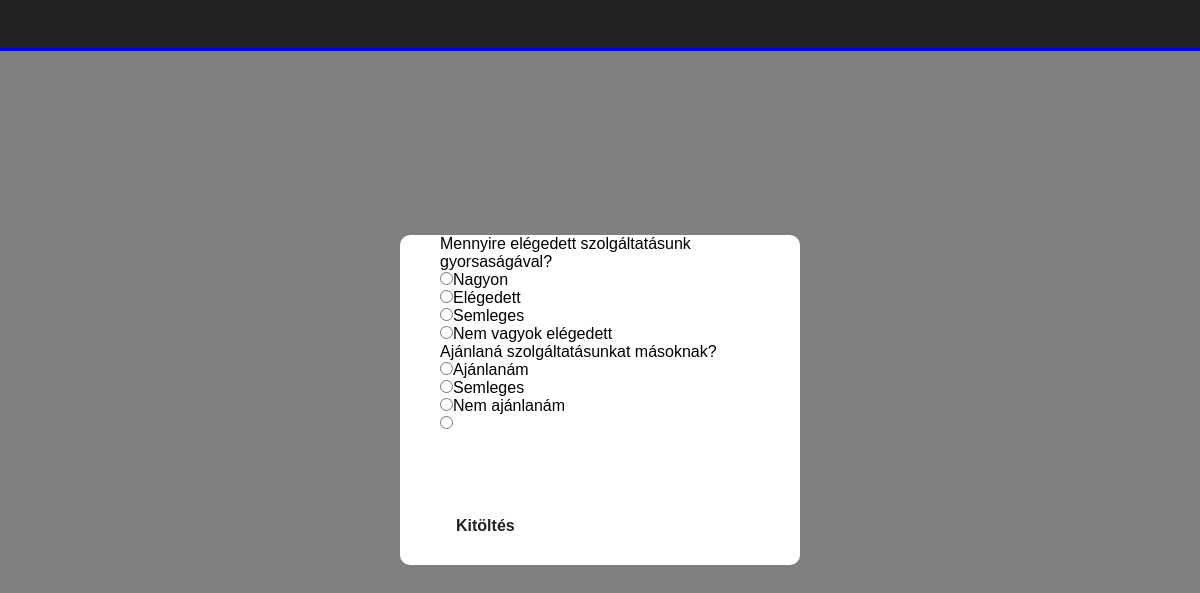
The app's page /index.php?start=63 with its own data.
### tables this page shows
CREATE TABLE `question` (
  `id` int(11) NOT NULL,
  `quiz_id` int(11) NOT NULL,
  `quiz_name` varchar(255) NOT NULL,
  `question_id` int(11) NOT NULL,
  `question` varchar(255) NOT NULL
);

CREATE TABLE `q_answers` (
  `aid` int(11) NOT NULL,
  `qid` int(11) NOT NULL,
  `answer` varchar(255) NOT NULL,
  `correct` varchar(255) NOT NULL
);

### index.php (the view, shortened to what this page needs)
<?php
require 'connect.php';
?>
<?php
$quiz = $_GET['start'];
$result = $con->query("SELECT * FROM question WHERE quiz_id = $quiz");
?>
<!DOCTYPE html>
<html>
    <head>
        <link rel="stylesheet" type="text/css" href="index.css">
    </head>
    <body>
    <nav>
       <div class="container">
       <div class="menu">
			<a href=""></a>
			<a href=""></a>
        </div>
       </div>
    </nav>
    <div class="box">
    <form method="POST" action="index.php">
            <div class="radioBox">
            <?php while($row = mysqli_fetch_array($result)) { ?>
                <label><?php echo $row['question']; ?> </label>
                <br>
                <?php $qid = $row['question_id'];?>
                    <?php
                    $result2 = $con->query("SELECT * FROM q_answers WHERE qid = $qid");
                    while($row2 = mysqli_fetch_array($result2)) { ?>
                    <div>
                    <input type="radio" name="answer[<?php echo $row2['qid']; ?>]"
                    value="<?php echo $row2['answer']; ?>" require><?php echo $row2['answer']; ?> <br>
                    </div>
                <?php } ?>
            <?php
            }
            ?>
            </div>
            <div class="inputBox">
            <div>
            <br>
            <a href="final.php" name="save" class="btnup">Kitöltés</a>
            <br>
        </form>
    </div>
    </body>
</html>

### index.css (style rules this page uses)
:root { --primary: #0000FF; --light: #EEEEEE; --dark: #212121; }
* { margin: 0; padding: 0; box-sizing: border-box; font-family: 'Poppins', sans-serif; }
body { margin: 0; padding: 0; font-family: montserrat; background: gray; height: 100vh; overflow: hidden; }
.container { max-width: 1280px; margin: 0 auto; display: flex; align-items: center; justify-content: space-between; }
nav { position: fixed; top: 0; left: 0; right: 0; z-index: 99; background-color: var(--dark); padding: 16px 32px; border-bottom: 3px solid var(--primary); }
nav a { color: #FFF; margin: 0 16px; font-weight: 600; text-decoration: none; transition: 0.4s; padding: 8px 16px; border-radius: 99px; }
.menu { display: none; flex: 1 1 0%; justify-content: flex-end; margin: 0 -16px; }
@media (min-width: 768px) { .menu { display: flex; } }
.box { position: absolute; top: 50%; left: 50%; transform: translate(-50%, -50%); width: 400px; background: white; border-radius: 10px; }
.box form { padding: 0 40px; box-sizing: border-box; }
form .inputBox { position: relative; margin: 30px 0; }
a { width: 100%; color: var(--dark); margin: 0 16px; font-weight: 600; text-decoration: none; transition: 0.4s; border-radius: 99px; }

### records on screen
question: question "Mennyire elégedett szolgáltatásunk gyorsaságával?"
q_answers: answer "Nagyon"
q_answers: answer "Elégedett"
q_answers: answer "Semleges"
q_answers: answer "Nem vagyok elégedett"
question: question "Ajánlaná szolgáltatásunkat másoknak?"
q_answers: answer "Ajánlanám"
q_answers: answer "Semleges"
q_answers: answer "Nem ajánlanám"
